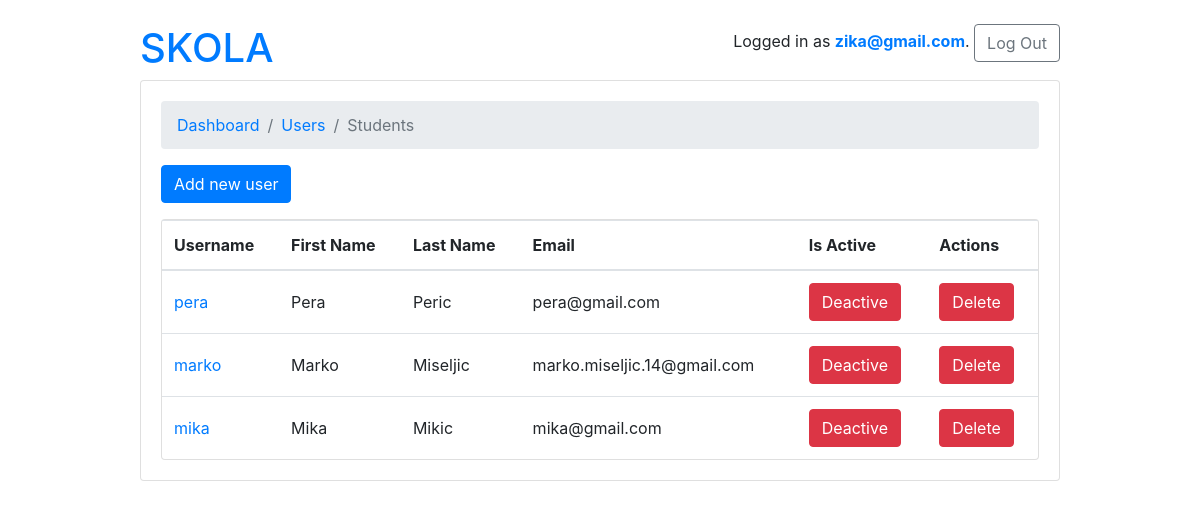
/admins/users/students/ (signed in), run on the app's committed database.
### account/models.py (models this page shows, shortened)
class User(AbstractBaseUser):
    first_name = models.CharField(max_length=220)
    last_name = models.CharField(max_length=220)
    email = models.EmailField(
        verbose_name='Email address',
        max_length=255,
        unique=True
    )
    username = models.CharField(max_length=40, unique=True)
    date_joined = models.DateTimeField(verbose_name="date joined", auto_now_add=True)
    last_login = models.DateTimeField(verbose_name="last login", auto_now=True)
    is_admin = models.BooleanField(default=False)
    is_staff = models.BooleanField(default=False)
    is_superuser = models.BooleanField(default=False)
    proflie_image = models.ImageField(max_length=255, upload_to=get_profile_image_filepath, null=True, blank=True)
    is_student = models.BooleanField(default=False)
    is_teacher = models.BooleanField(default=False)
    is_active = models.BooleanField(default=True)
    objects = MyAccountManager()
    USERNAME_FIELD = 'email'
    REQUIRED_FIELDS = ['username']

### account/views.py (the view)
# urls.py: path('users/students/',  AllStudentsListView.as_view(), name='students'),
@method_decorator([login_required, admin_required], name='dispatch')
class AllStudentsListView(ListView):
    model = User
    ordering = ('last_name', )
    context_object_name = 'students'
    template_name = 'admin/students.html'
    def get_queryset(self):
        queryset = User.objects.filter(is_student=True)
        return queryset

### templates/admin/students.html
{% extends '../base.html' %}
{% block content %}
    <nav aria-label="breadcrumb">
        <ol class="breadcrumb">
            <li class="breadcrumb-item" ><a href="{% url 'admins:dashboard' %}">Dashboard</a></li>
            <li class="breadcrumb-item "><a href="{% url 'admins:users' %}">Users</a></li>
            <li class="breadcrumb-item active" aria-current="page">Students</li>
        </ol>
    </nav>
    <a type="button" href="{% url 'users:add_new_user' %}" class="btn btn-primary mb-3">Add new user</a>
    <div class="card">
        <table class="table mb-0">
          <thead>
            <tr>
              <th>Username</th>
              <th>First Name</th>
              <th>Last Name</th>
              <th>Email</th>
              <th>Is Active</th>
              <th>Actions</th>
            </tr>
          </thead>
          <tbody>
            {% for student in students %}
              <tr>
                <td class="align-middle"><a href="{% url 'users:update_user' student.pk %}">{{ student.username }}</a></td>
                <td class="align-middle">{{student.first_name}}</td>
                <td class="align-middle">{{student.last_name}}</td>
                <td class="align-middle">{{student.email}}</td>
                <td class="align-middle">
                  {% if student.is_active == False %}
                    <a type="button" class="btn btn-success float-middle" href="">Activate</a>
                  {% else %}
                    <a type="button" class="btn btn-danger float-middle" href="">Deactive</a>
                  {% endif %}
                </td>
                <td>
                  <a href="{% url 'users:delete_user' student.pk %}" class="btn btn-danger" role="button">Delete</a>
                </td>
              </tr>
            {% empty %}
              <tr>
                <td class="bg-light text-center font-italic" colspan="5">There is no any students yet.</td>
              </tr>
            {% endfor %}
          </tbody>
        </table>
    </div>
{% endblock content %}

### templates/base.html (shortened to what this page needs)
{% load static %}
<!doctype html>
<html lang="eng">
<head>
    <link rel="stylesheet" href="https://cdn.jsdelivr.net/npm/bootstrap@4.5.3/dist/css/bootstrap.min.css"
>
</head>
<body>
    <div class="container my-4">
        <div class="row justify-content-center">
            <div class="col-md-10 col-sm-12">
                <div class="row">
                    <div class="col-6">
                        <h1><a href="{% url 'home' %}">SKOLA</a></h1>
                    </div>
                    <div class="col-6 text-right">
                        {% if user.is_authenticated %}
                            <p>Logged in as <strong><a href="{% url 'users:profile' user.pk %}">{{user.email}}</a></strong>. <a href="{% url 'logout' %}" class="btn btn-outline-secondary btn-md" role="button">Log Out</a></p>
                        {% else %}
                            <p><a href="{% url 'login' %}" class="btn btn-light" role="button">Log in</a></p>
                        {% endif %}
                    </div>
                </div>
                <div class="card mb-3">
                    <div class="card-body">
                        {% block content %}
                        {% endblock content %}
                    </div>
                </div>
            </div>
        </div>
    </div>
</body>
</html>

### data on the page
User: email "zika@gmail.com"
User: username "pera", first_name "Pera", last_name "Peric", email "pera@gmail.com", is_active "Deactive"
User: username "marko", first_name "Marko", last_name "Miseljic", email "marko.miseljic.14@gmail.com", is_active "Deactive"
User: username "mika", first_name "Mika", last_name "Mikic", email "mika@gmail.com", is_active "Deactive"
